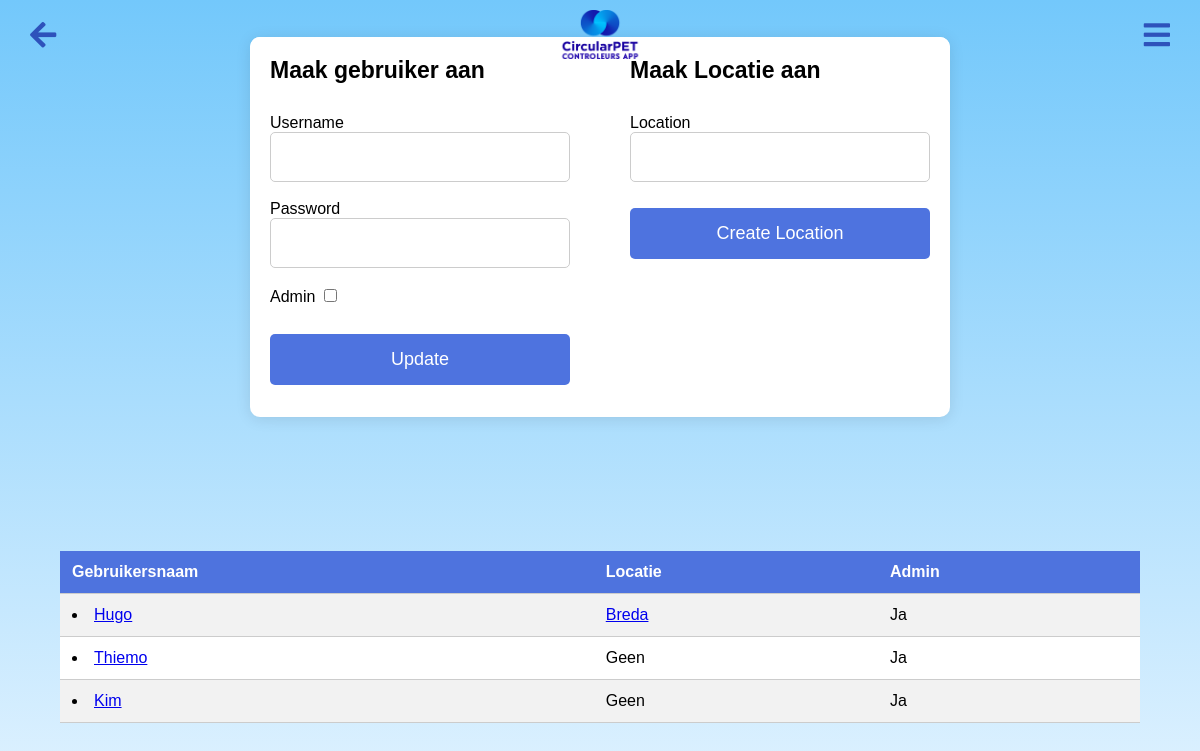
/admin, run on an earlier commit of the app's database.
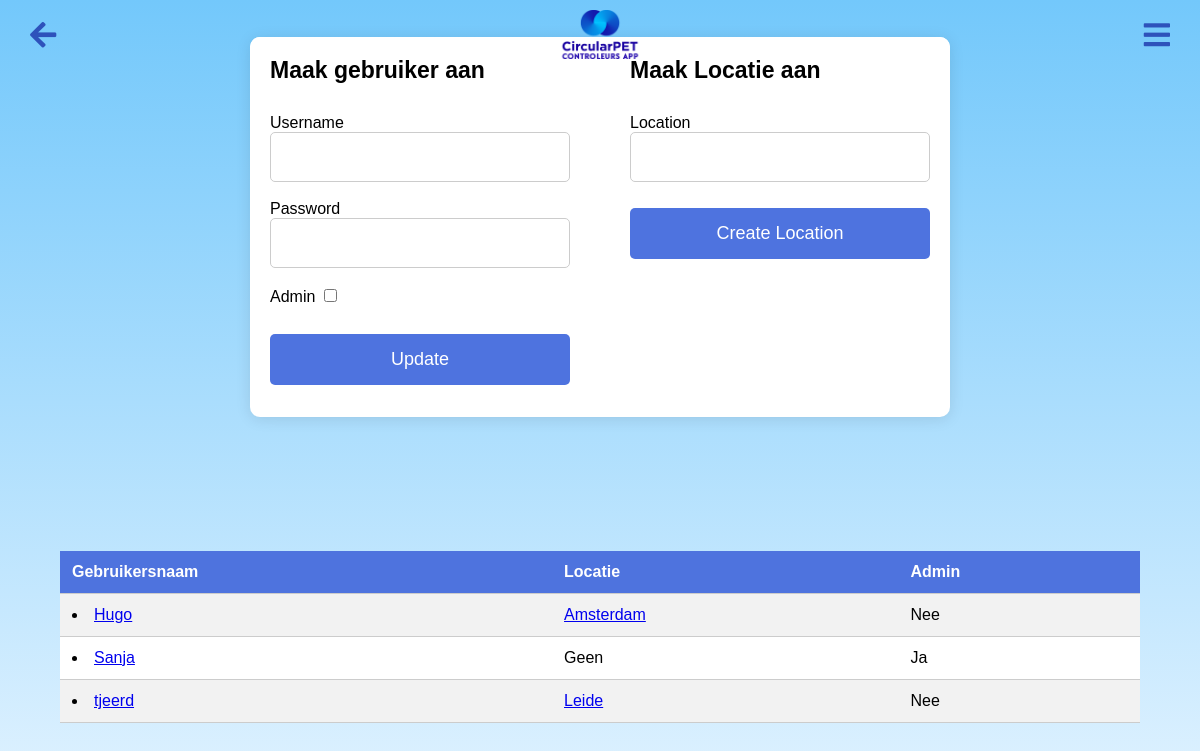
And on a later commit of the database.
### app.py (models this page shows, shortened)
class User(db.Model, UserMixin):  # Extend User model with UserMixin
    id = db.Column(db.Integer, primary_key=True)
    username = db.Column(db.String(80), unique=True, nullable=False)
    password = db.Column(db.String(120), nullable=False)
    is_admin = db.Column(db.Boolean, default=False, nullable=False)
    location_id = db.Column(db.Integer, db.ForeignKey('location.id'), nullable=True)
    location = db.relationship('Location', backref=db.backref('users', lazy=True))
    group = db.Column(db.String(120), nullable=True)
    badges = db.Column(db.Integer, default=0)

class Location(db.Model):
    __tablename__ = 'location'
    __table_args__ = {'extend_existing': True}
    id = db.Column(db.Integer, primary_key=True)
    name = db.Column(db.String(120), unique=True, nullable=False)
    zakken = db.Column(db.Integer, nullable=False, default=0)
    bekers = db.Column(db.Integer, nullable=False, default=0)
    url = db.Column(db.String(500), nullable=True)

### app.py (the view, shortened to what this page needs)
@app.route('/admin', methods=['GET', 'POST'])
def admin():
    form = UserForm()
    location_form = LocationForm()
    users = User.query.all()
    if location_form.validate_on_submit():
        location = Location(name=location_form.name.data)
        db.session.add(location)
        db.session.commit()
        flash('Location created successfully!', 'success')
    locations = Location.query.all()
    return render_template('admin.html', form=form, location_form=location_form, users=users, locations=locations)

### app.py
class UserForm(FlaskForm):
    username = StringField('Username', validators=[DataRequired()])
    password = PasswordField('Password', validators=[DataRequired()])
    location = QuerySelectField('Location', query_factory=lambda: Location.query, allow_blank=True, get_label='name')
    is_admin = BooleanField('Admin')  # Add this line to include an admin checkbox
    submit = SubmitField('Update')

class LocationForm(FlaskForm):
    name = StringField('Location', validators=[DataRequired()])
    submit = SubmitField('Create Location')

### templates/admin.html (shortened to what this page needs)
<html lang="en">
<head>
    <link rel="stylesheet" href="{{ url_for('static', filename='main.css') }}">
    <link rel="stylesheet" href="https://cdnjs.cloudflare.com/ajax/libs/font-awesome/5.15.1/css/all.min.css">
</head>
<body>
    <img src="{{ url_for('static', filename='logo.png') }}" alt="CircularPET Logo" class="logo2">
    <a href="javascript:history.back()" class="back-button"><i class="fas fa-arrow-left"></i></a>
    <div class="gear-icon-container"> <i id="toggleSidebar" class="fa fa-bars"></i></div>
    <div class="cube-container">
        <div class="login-form">
            <form method="POST">
                <h2 class="cube-titel">Maak gebruiker aan</h2>
                {{ form.username.label }} {{ form.username() }} <br><br>
                {{ form.password.label }} {{ form.password() }} <br><br>
                {{ form.is_admin.label }} {{ form.is_admin() }} <br><br>
                {{ form.submit() }}
            </form>
        </div>
        <div class="login-form">
            <form method="POST">
                <h2 class="cube-titel">Maak Locatie aan</h2>
                <p>
                    {{ location_form.name.label }}<br>
                    {{ location_form.name(size=20) }}
                </p>
                <p>{{ location_form.submit() }}</p>
            </form>
        </div>
        </div>
        <div class="table-container">
            <table class="custom-table">
                <thead>
                    <tr>
                        <th id="username-header" onclick="sortTable('username')">Gebruikersnaam</th>
                        <th id="location-header" onclick="sortTable('location')">Locatie</th>
                        <th id="admin-header" onclick="sortTable('admin')">Admin</th>
                    </tr>
                </thead>
                <tbody>
                    {% for user in users %}
                    <tr>
                        <td>
                            <li id="user-{{ user.id }}">
                                <a href="{{ url_for('user_dashboard', user_id=user.id) }}">{{ user.username }}</a>
                            </li>
                        </td>
                        <td>
                            {% if user.location %}
                            <a href="{{ url_for('location', user_id=user.id, location_id=user.location.id) }}?user_id=1&from_admin=true">
                                {{ user.location.name }}
                            </a>
                            {% else %}
                            Geen
                            {% endif %}
                        </td>
                        <td>{{ 'Ja' if user.is_admin else 'Nee' }}</td>
                    </tr>
                    {% endfor %}
                </tbody>
            </table>
        </div>
</body>
</html>

### static/main.css (style rules this page uses)
body { font-family: 'Arial', sans-serif; background: linear-gradient(to bottom, #73c8fb 0%, #e0f2ff 100%); margin: 0; padding: 0; display: flex; height: 100vh; align-items: center; flex-wrap: wrap; justify-content: center; }
.login-form form { width: 300px; margin: 0 auto; height: 320px; margin-bottom: 20px; }
.back-button { position: fixed; top: 10px; left: 10px; background-color: transparent; color: #2E52BB; text-decoration: none; padding: 10px 20px; border-radius: 5px; font-size: 30px; z-index: 1000; }
.login-form input[type="text"], .login-form input[type="password"] { width: 100%; padding: 15px; border: 1px solid #ccc; border-radius: 5px; box-sizing: border-box; }
.login-form input[type="submit"] { width: 100%; padding: 15px; border: none; border-radius: 5px; background-color: #4e73df; color: white; font-size: 18px; cursor: pointer; transition: background-color 0.3s ease; }
.logo2 { position: absolute; top: 10px; width: 90px; position: fixed; z-index: 1000; }
.gear-icon-container { position: fixed; top: 20px; right: 20px; cursor: pointer; font-size: 24px; color: #2E52BB; font-size: 30px; padding: 10px 20px; margin-top: -10px; margin-right: -10px; z-index: 1000; }
::placeholder { color: #888; }
form { background: #fff; padding: 20px; border-radius: 10px; display: inline-block; }
form label, form select, form input[type="submit"] { font-size: 1em; }
form input[type="submit"] { padding: 0.5em 1em; border: none; border-radius: 5px; background-color: #4e73df; color: white; cursor: pointer; transition: background-color 0.3s ease; }
.cube-titel { margin: 0px 0px 30px 0px; font-size: 23px; }
.cube-container { display: flex; flex-wrap: wrap; gap: 20px; justify-content: center; position: relative; }
.cube-container { background-color: #fff; border-radius: 10px; box-shadow: 0 2px 15px rgba(0, 0, 0, 0.1); width: fit-content; margin: auto; }
input[type="submit"] { padding: 15px 20px; font-size: 18px; margin-top: 10px; width: 100%; }
input[type="text"], input[type="password"], input[type="submit"] { font-size: 16px; }
.table-container { padding: 20px; border-radius: 10px; margin: 20px 0; width: 90%; }
.custom-table { width: 100%; border-collapse: collapse; margin-top: 20px; background-color: white; }
.custom-table th, .custom-table td { text-align: left; padding: 12px; border-bottom: 1px solid #ccc; }
.custom-table th { background-color: #4E73DE; color: white; font-size: 16px; }
.custom-table tbody tr:nth-child(odd) { background-color: #f2f2f2; }

What changed in the data, as far as the page shows it:
removed User: username "Kim", shows "Geen", is_admin "Ja"
changed User "Hugo": location.name "Breda" → "Amsterdam"; is_admin "Ja" → "Nee"
changed User "Ja": username "Thiemo" → "Sanja"
added User: username "tjeerd", location.name "Leide", is_admin "Nee"
